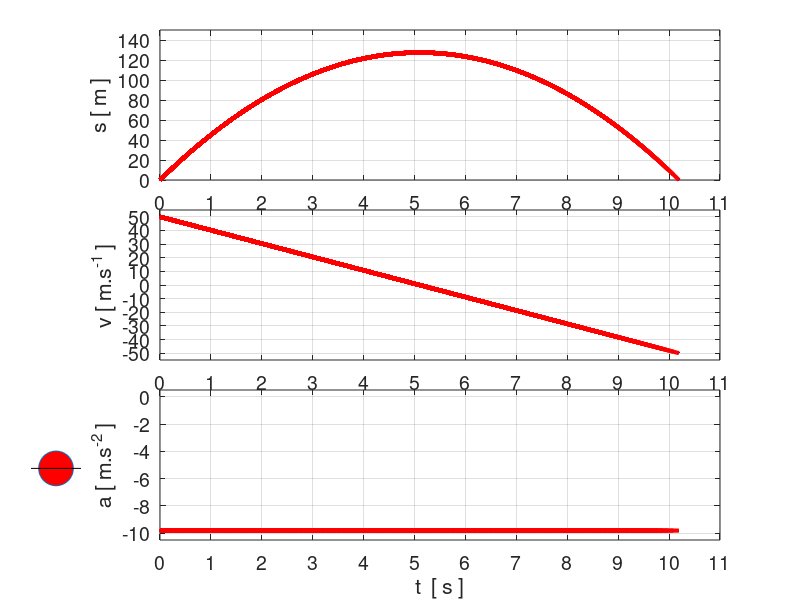

This figure's MATLAB source:
% spAcc.m


clear all
close all
clc

% =======================================================================
% Setup for saving images (im) 
% ======================================================================
% flag: 0 animated gif NOT saved or 1 saved /  file name
   f_gif = 0;
   ag_name = 'ag_freeFall.gif';
% Delay in seconds before displaying the next image  
   delay = 0;  
% Frame counter start
   nt = 1; 

% ========================================================================

g = -9.81;
u = 50;
 
tMax = -2*u/g;
N = 100;

t = linspace(0,tMax,N);
s = u.*t + (0.5*g).*t.^2;
v = u + g.*t;

a = g .* ones(N,1);


for c = 1: N
figure(1)
   fs = 14;
   set(gcf,'units','normalized','position',[0.1 0.1 0.5 0.8]);
   
   xP = t; yP = s;
   pos1 = [0.2 0.7 0.7 0.25];
   subplot('Position',pos1);
   plot(xP,yP,'b');
   set(gca,'fontsize',fs);
   set(gca,'xLim',[0 11]);
   set(gca,'yLim',[0 150]);
   grid on
   hold on
   
   yP = v;
   pos2 = [0.2 0.4 0.7 0.25];
   subplot('Position',pos2);
   plot(xP,yP,'b');
   set(gca,'fontsize',fs);
   grid on
   hold on
   
   yP = a;
   pos3 = [0.2 0.1 0.7 0.25];
   subplot('Position',pos3);
   plot(xP,yP,'b');
   set(gca,'fontsize',fs);
   set(gca,'yLim',[-10.5 0.5]);
   grid on
   xlabel('time  t  [ s ]');
   hold on
   
%    yP = s(1:N/10:N/2); xP = zeros(length(yP),1);
%    pos4 = [0.1 0.2 0.1 0.6];
%    subplot('Position',pos4);
%    plot(xP,yP,'o');
%    set(gca,'fontsize',fs);
%    %set(gca,'yLim',[-10.5 0.5]);
%    grid on
   
   % --------------------------------------------------------------------
   xP = t(1:c); yP = s(1:c);
   pos1 = [0.2 0.7 0.7 0.25];
   subplot('Position',pos1);
   plot(xP,yP,'r','lineWidth',3);
   set(gca,'fontsize',fs);
   set(gca,'xLim',[0 11]);
   set(gca,'yLim',[0 150]);
   set(gca,'xTick',0:1:11);
   grid on
   hold on
   grid on
   ylabel('s [ m ]');
   
   xP = t(1:c); yP = v(1:c);
   pos2 = [0.2 0.4 0.7 0.25];
   subplot('Position',pos2);
   plot(xP,yP,'r','lineWidth',3);
   set(gca,'fontsize',fs);
   grid on
   set(gca,'xLim',[0 11]);
   set(gca,'yLim',[-55 55]);
   set(gca,'yTick',-50:10:50);
   set(gca,'xTick',0:1:11);
   ylabel('v [ m.s^{-1} ]');
   
   xP = t(1:c); yP = a(1:c);
   pos3 = [0.2 0.1 0.7 0.25];
   subplot('Position',pos3);
   plot(xP,yP,'r','lineWidth',3);
   set(gca,'fontsize',fs);
   set(gca,'yLim',[-10.5 0.5]);
   set(gca,'xLim',[0 11]);
   set(gca,'xTick',0:1:11);
   grid on
   xlabel('t  [ s ]');
   ylabel('a [ m.s^{-2} ]');
   
   yP = s(c); xP = 0;
   pos4 = [0.02 0.2 0.1 0.6];
   subplot('Position',pos4);
   hPlot = plot(xP,yP,'o');
   set(gca,'yLim',[-5 150]);
   set(hPlot,'MarkerFacecolor','r','MarkerSize',25)
   hold on
   plot([-0.5 0.5],[0 0],'k');
   hold off
   axis off
   pause(0.001)
   
   if f_gif > 0 
       frame = getframe(1);
       im = frame2im(frame);
       [imind,cm] = rgb2ind(im,256);
     %  On the first loop, create the file. In subsequent loops, append.
       if nt == 1
          imwrite(imind,cm,ag_name,'gif','DelayTime',delay,'loopcount',inf);
       else
         imwrite(imind,cm,ag_name,'gif','DelayTime',delay,'writemode','append');
       end
       nt = nt+1;
    end
   
end
